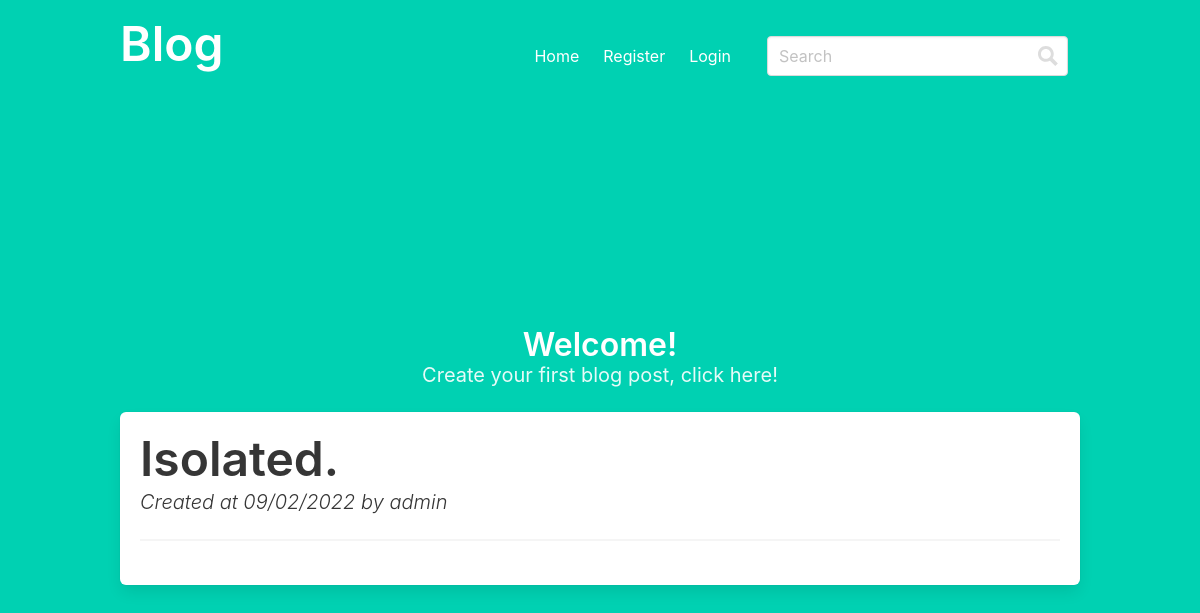
/main/, run on the app's committed database.
### application/models.py (models this page shows, shortened)
class Post(db.Model):
    __tablename__ = "posts"
    __searchable__ = ['title', 'content']
    id = db.Column("id", db.Integer, primary_key=True)
    title = db.Column("title", db.String(80), nullable=False)
    _slug = db.Column("slug", db.String(80), unique=True)
    content = db.Column("content", db.Text, nullable=False)
    published = db.Column("published", db.Boolean, index=True)
    created = db.Column(
        "created", db.DateTime, nullable=False, default=datetime.utcnow, index=True
    )
    user_id = db.Column("user_id", db.Integer, db.ForeignKey("users.id"))
    user = db.relationship("User", back_populates="posts")
    @hybrid_property
    def slug(self):
        return self._slug
    @slug.setter
    def slug(self, *args, **kwargs):
        """Generate a URL-friendly representation of the post title."""
        self._slug = re.sub(r"[^\w]+", "-", self.title.lower()).strip("-")

class User(UserMixin, db.Model):
    __tablename__ = "users"
    __searchable__ = ['username']
    id = db.Column("id", db.Integer, primary_key=True)
    username = db.Column("username", db.String(30), unique=True, nullable=False)
    _password = db.Column("password", db.Text, nullable=False)
    created = db.Column("created", db.DateTime, nullable=False, default=datetime.utcnow)
    posts = db.relationship(
        "Post", back_populates="user", cascade="all, delete, delete-orphan"
    )
    @hybrid_property
    def password(self):
        """
        Property of the User class used to define different
        functions called from the same interface.
        """
        return self._password
    @password.setter
    def password(self, password) -> None:
        """
        Receives the password entered by the user as a string and
        converts it to bytes before passing it through the hash function.
        Stores the hashed password.
        """
        self._password = bc.generate_password_hash(password, rounds=12)

### application/main.py (the view)
@bp.route('/')
def index():
    search_query = request.args.get('query')
    if search_query:
        posts = Post.search_posts(search_query).all()
    else:
        posts = Post.query.all()
    return render_template('main/index.html', post=posts)

### application/templates/main/index.html (shortened to what this page needs)
{% extends "base.html" %}
{% block header %}
<h1 class="title">
    Welcome!
</h1>
{% endblock %}
{% block content %}
<h2 class="subtitle">
    {% if not current_user.is_authenticated %}
    Create your first blog post, <a href="{{ url_for('auth.register') }}">click here!</a>
    {% endif %}
</h2>
{% for posts in post %}
    {% if posts.published %}
        <div class="box has-text-left">
            <h1 class="is-size-1 title has-text-dark">
                <a href="{{ url_for('main.post', slug=posts.slug) }}">
                    {{ posts.title }}
                </a>
            </h1>
            <p class="subtitle has-text-dark has-text-weight-light is-italic">
                Created at {{ posts.created.strftime('%d/%m/%Y')}} by {{ posts.user.username }}
            </p>
            <hr>
        </div>
    {% endif %}
{% endfor %}
{% endblock %}

### data on the page
Post: title "Isolated.", created "09/02/2022", user.username "admin"
